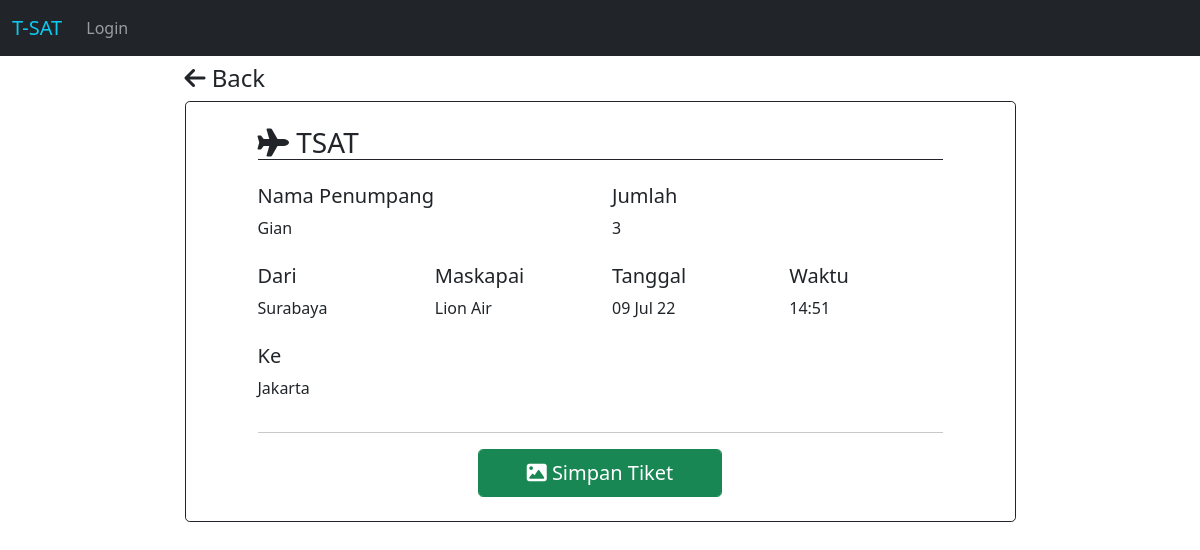
Screenshot of /view.php?id=3 with the database file from the repository.
### tables this page shows
CREATE TABLE `user` (
  `id` int(11) NOT NULL,
  `name` varchar(255) NOT NULL,
  `email` varchar(255) NOT NULL,
  `telepon` varchar(25) NOT NULL,
  `username` varchar(255) NOT NULL,
  `password` varchar(255) NOT NULL,
  `role` int(1) NOT NULL DEFAULT 1 COMMENT '0=admin, 1=customer'
);

CREATE TABLE `tiket` (
  `id` int(11) NOT NULL,
  `user_id` int(11) NOT NULL,
  `jadwal_id` int(11) NOT NULL,
  `jumlah` int(11) NOT NULL,
  `total_byr` int(11) NOT NULL,
  `created_at` datetime NOT NULL DEFAULT current_timestamp()
);

CREATE TABLE `jadwal` (
  `id` int(5) NOT NULL,
  `maskapai` int(5) NOT NULL,
  `asal` varchar(255) NOT NULL,
  `tujuan` varchar(255) NOT NULL,
  `berangkat` datetime NOT NULL,
  `tiba` datetime NOT NULL,
  `harga` int(25) NOT NULL,
  `kapasitas` int(11) NOT NULL,
  `tersedia` int(11) NOT NULL
);

CREATE TABLE `maskapai` (
  `id` int(5) NOT NULL,
  `nama` varchar(255) NOT NULL,
  `kode` varchar(5) NOT NULL
);

### view.php (the view, shortened to what this page needs)
<?php
include 'config.php';
if (!isset($_GET['id'])) {
    header("Location: index.php");
} else {
    $id = $_GET['id'];
    $query = "SELECT * FROM tiket where id = $id";
    $result = mysqli_fetch_assoc($conn->query($query));
    $userid = $result['user_id'];
    $userquery = "SELECT * FROM user where id = $userid";
    $userdata = mysqli_fetch_assoc($conn->query($userquery));
    $jadwalid = $result['jadwal_id'];
    $jadwalquery = "SELECT * FROM jadwal where id = $jadwalid";
    $jadwaldata = mysqli_fetch_assoc($conn->query($jadwalquery));
    $tanggal =  date("d M y", strtotime($jadwaldata['berangkat']));
    $jam = date("H:i", strtotime($jadwaldata['berangkat']));
    $maskapaiid = $jadwaldata['maskapai'];
    $maskapaiquery = "SELECT * FROM maskapai where id = $maskapaiid";
    $maskapaidata = mysqli_fetch_assoc($conn->query($maskapaiquery));
}
?>
<!DOCTYPE html>
<html lang="en">
<head>
    <link href="https://cdn.jsdelivr.net/npm/bootstrap@5.1.3/dist/css/bootstrap.min.css" rel="stylesheet">
    <link rel="stylesheet" href="https://cdnjs.cloudflare.com/ajax/libs/font-awesome/6.1.1/css/all.min.css" />
</head>
<body class="vh-100" style="background-image: url('img/main.jpg'); background-size:cover; background-position: center; background-repeat: no-repeat;">
    <nav class="navbar navbar-expand-lg navbar-dark bg-dark">
        <div class="container-fluid">
            <a class="navbar-brand text-info" href="index.php">T-SAT</a>
            <div class="collapse navbar-collapse" id="navbarSupportedContent">
                <ul class="navbar-nav me-auto mb-2 mb-lg-0">
                    <li class="nav-item dropdown">
                        <?php
                        if (isset($_SESSION['username'])) {
                        ?>
                            <a class="navbar-brand dropdown-toggle" href="#" id="navbarDropdown" role="button" data-bs-toggle="dropdown" aria-expanded="false">
                            <?php
                            echo $_SESSION['username'];
                        } else {
                            echo "<a class='nav-link' href='login.php'>Login</a>";
                        }
                            ?>
                    </li>
                </ul>
            </div>
        </div>
    </nav>
    <div class="container mt-2">
        <div class="row d-flex justify-content-center align-items-center h-100">
            <div class="col-12 col-md-8 col-lg-6 col-xl-9">
                <h4><a class="text-decoration-none text-dark" href="profile.php"><span class="fa-solid fa-arrow-left"></span> Back</a></h4>
                <div class="card shadow-2-strong text-dark border border-dark rounded-3">
                    <div class="card-body p-4">
                        <div class="container mb-2" id="print">
                            <div class="container" >
                                <h3 class="mb-4 border-bottom border-dark"><i class="fa-solid fa-plane"></i> TSAT</h3>
                                <div class="row">
                                    <h5 class="col-6">Nama Penumpang</h5>
                                    <h5 class="col-6">Jumlah</h5>
                                </div>
                                <div class="row mb-2">
                                    <p class="col-6 text-capitalize"><?= $userdata['name'] ?></p>
                                    <p class="col-6"><?= $result['jumlah'] ?></p>
                                </div>
                                <div class="row">
                                    <h5 class="col-3">Dari</h5>
                                    <h5 class="col-3">Maskapai</h5>
                                    <h5 class="col-3">Tanggal</h5>
                                    <h5 class="col-3">Waktu</h5>
                                </div>
                                <div class="row mb-2">
                                    <p class="col-3 text-capitalize"><?= $jadwaldata['asal'] ?></p>
                                    <p class="col-3 text-capitalize"><?= $maskapaidata['nama'] ?></p>
                                    <p class="col-3 text-capitalize"><?= $tanggal ?></p>
                                    <p class="col-3 text-capitalize"><?= $jam ?></p>
                                </div>
                                <div class="row">
                                    <h5>Ke</h5>
                                </div>
                                <div class="row mb-2">
                                    <p class="text-capitalize"><?= $jadwaldata['tujuan'] ?></p>
                                </div>
                                <hr>
                            </div>
                        </div>
                        <div class="row justify-content-center">
                            <div class="col-4">
                                <a class="btn btn-success btn-lg btn-block form-control form-control-lg" onclick="doCapture()" href="#"><i class="fa-solid fa-image"></i> Simpan Tiket</a>
                            </div>
                        </div>
                    </div>
                </div>
            </div>
        </div>
    </div>
</body>
</html>

### rows the page displays
user: name "Gian"
tiket: jumlah "3"
jadwal: asal "Surabaya", berangkat "09 Jul 22", berangkat "14:51", tujuan "Jakarta"
maskapai: nama "Lion Air"
